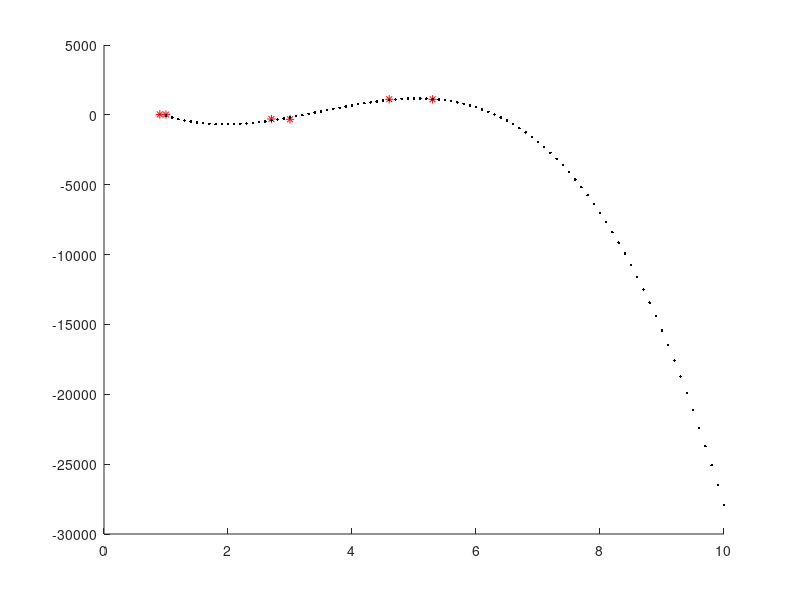

MATLAB code to generate this figure:
% dataset=[
%   1  21 400;
%   1  16 330;
%   1  24 369;
%   1  14 232;
%   1  30 540;
%   1  40 650;
% ];
dataset=[
    1 0.9 31;
    1 1 21;
    1 3 -318;
    1 2.7 -300;
    1 4.6 1116;
    1 5.3 1112;
    ];
hold on
x=dataset(:,1:2);
x=[x x(:,2).^2 x(:,2).^3];
y=dataset(:,3);
theta=(inv(x'*x))*x'*y;
disp((x*theta-y)'*(x*theta-y)/6);
xline=1:0.1:10;
plot(dataset(:,2),dataset(:,3),'r*');
xmatrix=[xline*0+1; xline; xline.^2; xline.^3];
plot(xline,theta'*xmatrix,'k.');